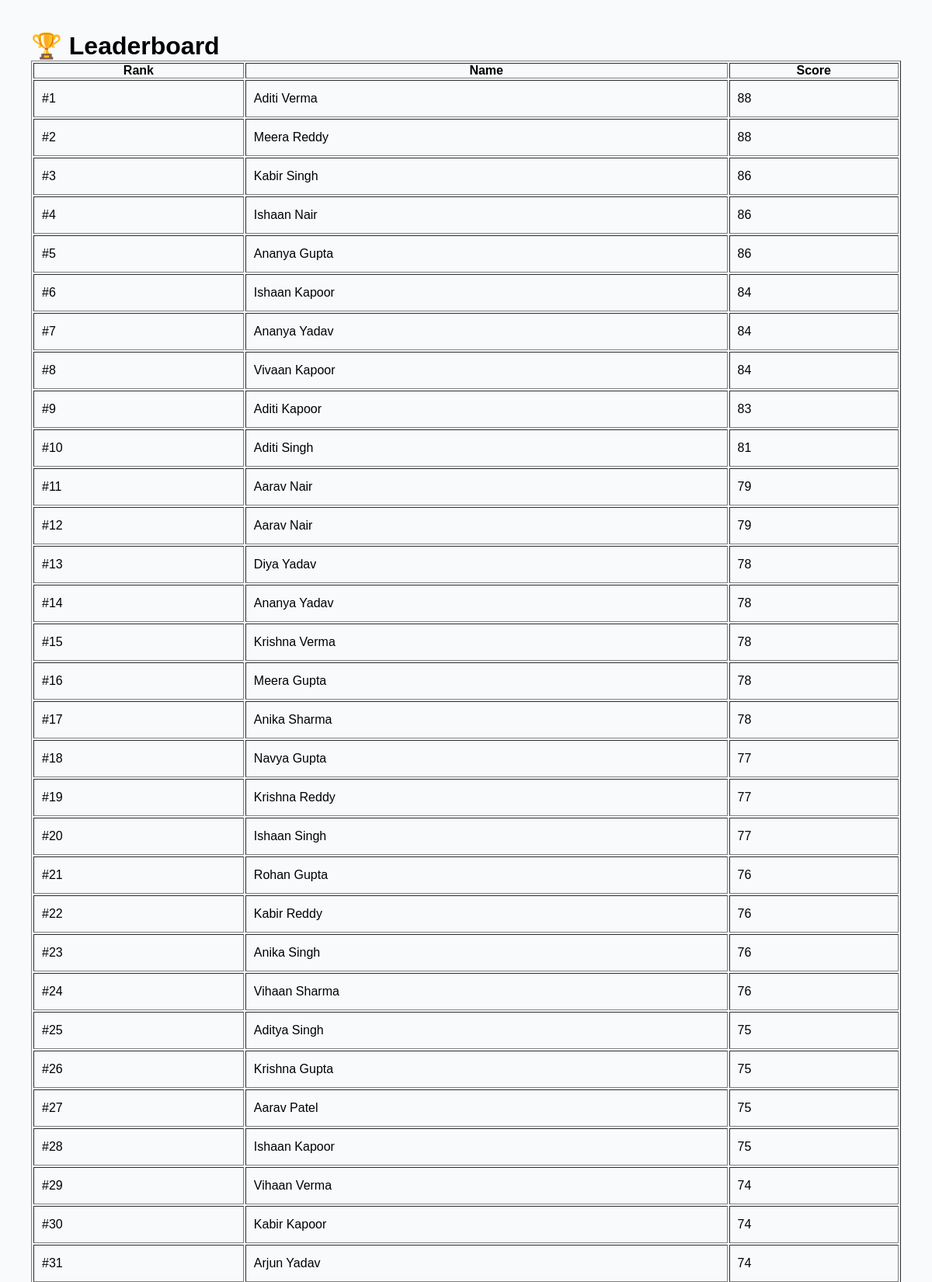
The app's page /leaderboard (signed in, upper part) with its own data.
### tables this page shows
CREATE TABLE students (
        id INTEGER PRIMARY KEY AUTOINCREMENT,
        name TEXT,
        dob TEXT,
        gender TEXT,
        email TEXT,
        phone TEXT,
        address TEXT,
        degree TEXT,
        admission_date TEXT,       
        
        math INTEGER,
        science INTEGER,
        english INTEGER
    );

### app.py (the view)
@app.route('/leaderboard')
def leaderboard():
    if 'user' not in session:
        return redirect(url_for('login'))
    conn = sqlite3.connect("students.db")
    cursor = conn.cursor()
    cursor.execute("""
    SELECT name, math, science, english
    FROM students
    """)
    data = cursor.fetchall()
    conn.close()
    students = []
    for row in data:
        math = row[1] or 0
        science = row[2] or 0
        english = row[3] or 0
        avg = int((math + science + english) / 3)
        students.append({
            "name": row[0],
            "score": avg
        })
    students = sorted(students, key=lambda x: x["score"], reverse=True)
    return render_template("leaderboard.html", students=students)

### templates/leaderboard.html (shortened to what this page needs)
<!DOCTYPE html>
<html>
<head>
    <link rel="stylesheet" href="{{ url_for('static', filename='style.css') }}">
</head>
<body>
<div class="main">
    <h1>🏆 Leaderboard</h1>
    <table border="1" width="100%" cellpadding="10">
        <tr>
            <th>Rank</th>
            <th>Name</th>
            <th>Score</th>
        </tr>
        {% for s in students %}
        <tr>
            <td>#{{ loop.index }}</td>
            <td>{{ s.name }}</td>
            <td>{{ s.score }}</td>
        </tr>
        {% endfor %}
    </table>
    <br>
</div>
</body>
</html>

### static/style.css (style rules this page uses)
html, body { margin: 0; padding: 0; min-height: 100%; overflow-x: hidden; }
* { margin: 0; padding: 0; box-sizing: border-box; font-family: 'Poppins', sans-serif; }
.main { flex: 1; padding: 40px; background: #f8fafc; }
td { padding: 14px 10px; }
tr { transition: all 0.2s ease; }
table tr { transition: all 0.3s ease; }
.main { animation: fadeIn 0.4s ease; }

### records on screen
students: name "Aditi Verma", score "88"
students: name "Meera Reddy", score "88"
students: name "Kabir Singh", score "86"
students: name "Ishaan Nair", score "86"
students: name "Ananya Gupta", score "86"
students: name "Ishaan Kapoor", score "84"
students: name "Ananya Yadav", score "84"
students: name "Vivaan Kapoor", score "84"
students: name "Aditi Kapoor", score "83"
students: name "Aditi Singh", score "81"
students: name "Aarav Nair", score "79"
students: name "Aarav Nair", score "79"
students: name "Diya Yadav", score "78"
students: name "Ananya Yadav", score "78"
students: name "Krishna Verma", score "78"
students: name "Meera Gupta", score "78"
students: name "Anika Sharma", score "78"
students: name "Navya Gupta", score "77"
students: name "Krishna Reddy", score "77"
students: name "Ishaan Singh", score "77"
students: name "Rohan Gupta", score "76"
students: name "Kabir Reddy", score "76"
students: name "Anika Singh", score "76"
students: name "Vihaan Sharma", score "76"
students: name "Aditya Singh", score "75"
students: name "Krishna Gupta", score "75"
students: name "Aarav Patel", score "75"
students: name "Ishaan Kapoor", score "75"
students: name "Vihaan Verma", score "74"
students: name "Kabir Kapoor", score "74"
students: name "Arjun Yadav", score "74"
